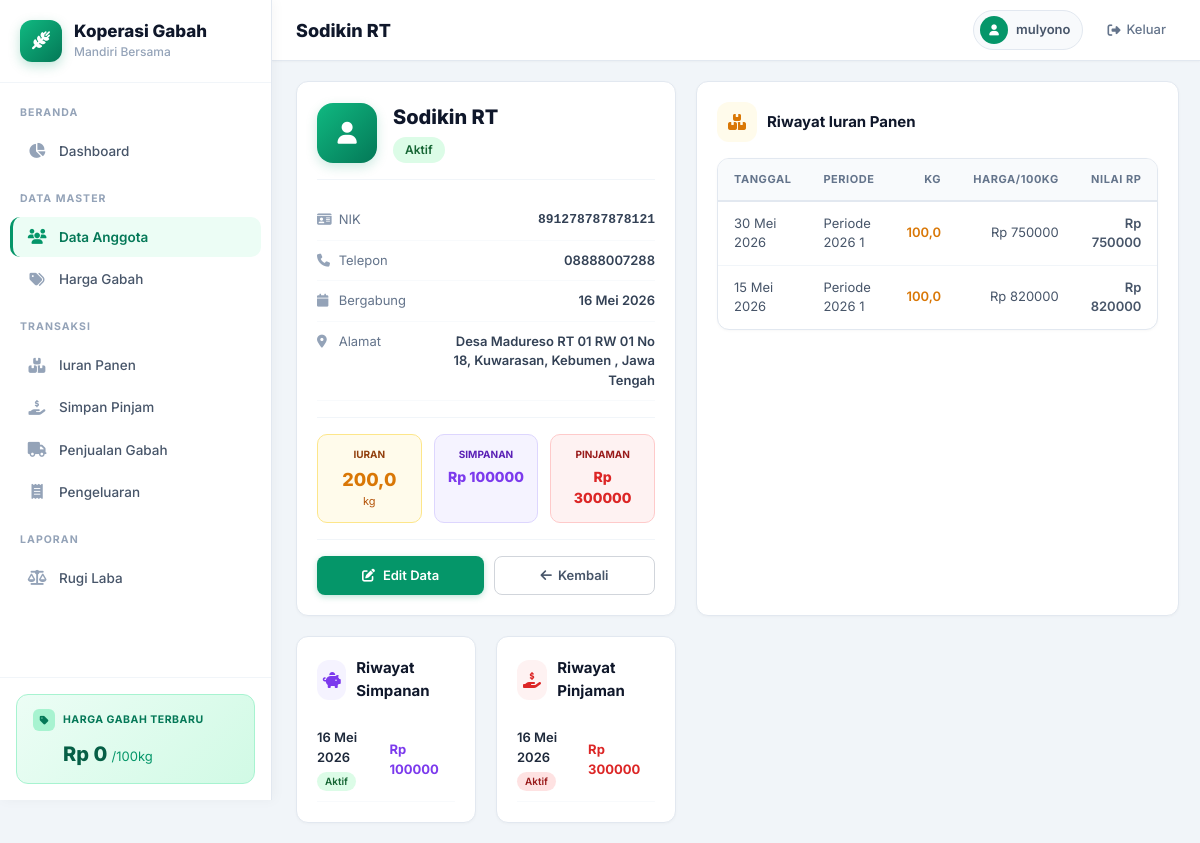
The app's page /anggota/5/ (signed in) with its own data.
### app_gabah/models.py (models this page shows, shortened)
class Anggota(models.Model):
    STATUS_CHOICES = [
        ('aktif', 'Aktif'),
        ('nonaktif', 'Non-Aktif'),
    ]
    nama = models.CharField(max_length=200, verbose_name='Nama Lengkap')
    nik = models.CharField(max_length=20, unique=True, verbose_name='NIK')
    alamat = models.TextField(blank=True, verbose_name='Alamat')
    telepon = models.CharField(max_length=20, blank=True, verbose_name='No. Telepon')
    tanggal_bergabung = models.DateField(auto_now_add=True, verbose_name='Tanggal Bergabung')
    status = models.CharField(max_length=10, choices=STATUS_CHOICES, default='aktif', verbose_name='Status')
    class Meta:
        ordering = ['nama']
        verbose_name = 'Anggota'
        verbose_name_plural = 'Anggota'
    @property
    def total_simpanan(self):
        return self.simpanpinjam_set.filter(
            tipe='simpanan', status='aktif'
        ).aggregate(total=models.Sum('jumlah_rp'))['total'] or 0
    @property
    def total_pinjaman(self):
        return self.simpanpinjam_set.filter(
            tipe='pinjaman', status='aktif'
        ).aggregate(total=models.Sum('jumlah_rp'))['total'] or 0
    @property
    def total_iuran_kg(self):
        return self.iuranpanen_set.aggregate(
            total=models.Sum('jumlah_kg')
        )['total'] or 0

class IuranPanen(models.Model):
    anggota = models.ForeignKey(Anggota, on_delete=models.CASCADE, verbose_name='Anggota')
    periode = models.CharField(max_length=50, verbose_name='Periode')
    jumlah_kg = models.DecimalField(max_digits=10, decimal_places=2, verbose_name='Jumlah (kg)')
    tanggal = models.DateField(verbose_name='Tanggal Iuran')
    harga_per_100kg = models.DecimalField(
        max_digits=12, decimal_places=2, verbose_name='Harga per 100 kg (Rp)'
    )
    nilai_rp = models.DecimalField(
        max_digits=15, decimal_places=2, verbose_name='Nilai (Rp)',
        default=Decimal('0.00'),
        help_text='Otomatis dihitung: (jumlah_kg / 100) x harga_per_100kg'
    )
    keterangan = models.TextField(blank=True, default='', verbose_name='Keterangan')
    class Meta:
        ordering = ['-tanggal']
        verbose_name = 'Iuran Panen Gabah'
        verbose_name_plural = 'Iuran Panen Gabah'

class SimpanPinjam(models.Model):
    TIPE_CHOICES = [
        ('simpanan', 'Simpanan'),
        ('pinjaman', 'Pinjaman'),
    ]
    STATUS_CHOICES = [
        ('aktif', 'Aktif'),
        ('lunas', 'Lunas'),
    ]
    anggota = models.ForeignKey(Anggota, on_delete=models.CASCADE, verbose_name='Anggota')
    tipe = models.CharField(max_length=10, choices=TIPE_CHOICES, verbose_name='Tipe')
    jumlah_rp = models.DecimalField(max_digits=15, decimal_places=2, verbose_name='Jumlah (Rp)')
    bunga_persen = models.DecimalField(
        max_digits=5, decimal_places=2, default=0, verbose_name='Bunga (%)'
    )
    tanggal = models.DateField(verbose_name='Tanggal')
    jatuh_tempo = models.DateField(null=True, blank=True, verbose_name='Jatuh Tempo')
    keterangan = models.TextField(blank=True, verbose_name='Keterangan')
    status = models.CharField(max_length=10, choices=STATUS_CHOICES, default='aktif', verbose_name='Status')
    class Meta:
        ordering = ['-tanggal']
        verbose_name = 'Simpan Pinjam'
        verbose_name_plural = 'Simpan Pinjam'

### app_gabah/views.py (the view)
# urls.py: path('anggota/<int:pk>/', views.anggota_detail, name='anggota_detail'),
@login_required
def anggota_detail(request, pk):
    anggota = get_object_or_404(Anggota, pk=pk)
    return render(request, 'app_gabah/anggota_detail.html', {
        'anggota': anggota,
        'iuran': anggota.iuranpanen_set.order_by('-tanggal'),
        'simp': anggota.simpanpinjam_set.filter(tipe='simpanan').order_by('-tanggal'),
        'pinj': anggota.simpanpinjam_set.filter(tipe='pinjaman').order_by('-tanggal'),
    })

### app_gabah/templates/app_gabah/anggota_detail.html (shortened to what this page needs)
{% extends "app_gabah/base.html" %}
{% block page_title %}{{ anggota.nama }}{% endblock %}
{% block content %}
<div style="display:grid; grid-template-columns:1fr; gap:20px;" class="detail-grid">
    <div class="sc" style="display:flex; flex-direction:column;">
        <div style="display:flex; align-items:center; gap:16px; margin-bottom:20px; padding-bottom:16px; border-bottom:1px solid #f1f5f9;">
            <div style="width:60px; height:60px; background:linear-gradient(135deg,#10b981,#047857); border-radius:16px; display:flex; align-items:center; justify-content:center; box-shadow:0 4px 12px rgba(5,150,105,0.2); flex-shrink:0;">
                <i class="fas fa-user" style="color:#fff; font-size:22px;"></i>
            </div>
            <div style="flex:1;">
                <h3 style="font-size:20px; font-weight:800; color:#0f172a; margin-bottom:4px;">{{ anggota.nama }}</h3>
                <span class="badge {% if anggota.status == 'aktif' %}bg-gr{% else %}bg-rd{% endif %}" style="font-size:12px; padding:4px 12px;">
                    {{ anggota.get_status_display }}
                </span>
            </div>
        </div>
        <div style="display:flex; flex-direction:column; flex:1;">
            <div style="display:flex; justify-content:space-between; padding:10px 0; border-bottom:1px solid #f8fafc;">
                <span style="color:#64748b; font-size:13px;"><i class="fas fa-id-card" style="width:18px; color:#94a3b8;"></i> NIK</span>
                <span style="font-weight:600; font-size:13px; font-family:monospace;">{{ anggota.nik }}</span>
            </div>
            <div style="display:flex; justify-content:space-between; padding:10px 0; border-bottom:1px solid #f8fafc;">
                <span style="color:#64748b; font-size:13px;"><i class="fas fa-phone" style="width:18px; color:#94a3b8;"></i> Telepon</span>
                <span style="font-weight:600; font-size:13px;">{{ anggota.telepon|default:"-" }}</span>
            </div>
            <div style="display:flex; justify-content:space-between; padding:10px 0; border-bottom:1px solid #f8fafc;">
                <span style="color:#64748b; font-size:13px;"><i class="fas fa-calendar" style="width:18px; color:#94a3b8;"></i> Bergabung</span>
                <span style="font-weight:600; font-size:13px;">{{ anggota.tanggal_bergabung|date:"d M Y" }}</span>
            </div>
            <div style="display:flex; justify-content:space-between; padding:10px 0; border-bottom:1px solid #f8fafc; align-items:flex-start;">
                <span style="color:#64748b; font-size:13px; flex-shrink:0;"><i class="fas fa-map-marker-alt" style="width:18px; color:#94a3b8;"></i> Alamat</span>
                <span style="font-weight:600; font-size:13px; text-align:right; max-width:60%;">{{ anggota.alamat|default:"-" }}</span>
            </div>
        </div>
        <div style="display:grid; grid-template-columns:1fr 1fr 1fr; gap:12px; margin-top:16px; padding-top:16px; border-top:1px solid #f1f5f9;">
            <div style="text-align:center; padding:12px; background:#fffbeb; border-radius:10px; border:1px solid #fde68a;">
                <div style="font-size:10px; font-weight:700; color:#92400e; text-transform:uppercase; margin-bottom:4px;">Iuran</div>
                <div style="font-size:18px; font-weight:800; color:#d97706;">{{ anggota.total_iuran_kg|floatformat:1 }}</div>
                <div style="font-size:11px; color:#b45309;">kg</div>
            </div>
            <div style="text-align:center; padding:12px; background:#f5f3ff; border-radius:10px; border:1px solid #ddd6fe;">
                <div style="font-size:10px; font-weight:700; color:#5b21b6; text-transform:uppercase; margin-bottom:4px;">Simpanan</div>
                <div style="font-size:14px; font-weight:800; color:#7c3aed;">Rp {{ anggota.total_simpanan|floatformat:0 }}</div>
            </div>
            <div style="text-align:center; padding:12px; background:#fef2f2; border-radius:10px; border:1px solid #fecaca;">
                <div style="font-size:10px; font-weight:700; color:#991b1b; text-transform:uppercase; margin-bottom:4px;">Pinjaman</div>
                <div style="font-size:14px; font-weight:800; color:#dc2626;">Rp {{ anggota.total_pinjaman|floatformat:0 }}</div>
            </div>
        </div>
        <div style="display:flex; gap:10px; margin-top:16px; padding-top:16px; border-top:1px solid #f1f5f9;">
            <a href="{% url 'anggota_update' anggota.pk %}" class="bp" style="flex:1; justify-content:center; text-align:center;">
                <i class="fas fa-edit"></i> Edit Data
            </a>
            <a href="{% url 'anggota_list' %}" class="bs" style="flex:1; justify-content:center; text-align:center;">
                <i class="fas fa-arrow-left"></i> Kembali
            </a>
        </div>
    </div>
    <div class="sc">
        <div style="display:flex; align-items:center; gap:10px; margin-bottom:16px;">
            <div class="ib ib40 ib-a"><i class="fas fa-boxes-stacked"></i></div>
            <h3 style="font-size:15px; font-weight:700; color:#0f172a;">Riwayat Iuran Panen</h3>
        </div>
        {% if iuran %}
        <div class="tc ox">
            <table>
                <thead><tr>
                    <th>Tanggal</th>
                    <th>Periode</th>
                    <th style="text-align:right;">Kg</th>
                    <th style="text-align:right;">Harga/100kg</th>
                    <th style="text-align:right;">Nilai Rp</th>
                </tr></thead>
                <tbody>
                {% for i in iuran %}
                <tr>
                    <td>{{ i.tanggal|date:"d M Y" }}</td>
                    <td>{{ i.periode }}</td>
                    <td style="text-align:right; font-weight:600; color:#d97706;">{{ i.jumlah_kg|floatformat:1 }}</td>
                    <td style="text-align:right;">Rp {{ i.harga_per_100kg|floatformat:0 }}</td>
                    <td style="text-align:right; font-weight:600;">Rp {{ i.nilai_rp|floatformat:0 }}</td>
                </tr>
                {% endfor %}
                </tbody>
            </table>
        </div>
        {% else %}
        <div style="text-align:center; padding:32px 16px; color:#94a3b8;">
            <i class="fas fa-inbox" style="font-size:28px; color:#e2e8f0; margin-bottom:8px; display:block;"></i>
            <span style="font-size:13px;">Belum ada riwayat iuran</span>
        </div>
        {% endif %}
    </div>
    <div style="display:grid; grid-template-columns:1fr 1fr; gap:20px;" class="sp-grid">
        <div class="sc">
            <div style="display:flex; align-items:center; gap:10px; margin-bottom:16px;">
                <div class="ib ib40 ib-v"><i class="fas fa-piggy-bank"></i></div>
                <h3 style="font-size:15px; font-weight:700; color:#0f172a;">Riwayat Simpanan</h3>
            </div>
            {% if simp %}
                {% for s in simp %}
                <div style="display:flex; justify-content:space-between; align-items:center; padding:10px 0; border-bottom:1px solid #f8fafc;">
                    <div>
                        <div style="font-size:13px; font-weight:600; color:#1e293b;">{{ s.tanggal|date:"d M Y" }}</div>
                        <span class="badge {% if s.status == 'aktif' %}bg-gr{% else %}bg-sl{% endif %}" style="font-size:10px; padding:2px 8px;">{{ s.get_status_display }}</span>
                    </div>
                    <div style="font-size:13px; font-weight:700; color:#7c3aed;">Rp {{ s.jumlah_rp|floatformat:0 }}</div>
                </div>
                {% endfor %}
            {% else %}
            <div style="text-align:center; padding:24px 16px; color:#94a3b8;">
                <i class="fas fa-inbox" style="font-size:24px; color:#e2e8f0; margin-bottom:6px; display:block;"></i>
                <span style="font-size:13px;">Belum ada simpanan</span>
            </div>
            {% endif %}
        </div>
        <div class="sc">
            <div style="display:flex; align-items:center; gap:10px; margin-bottom:16px;">
                <div class="ib ib40 ib-r"><i class="fas fa-hand-holding-dollar"></i></div>
                <h3 style="font-size:15px; font-weight:700; color:#0f172a;">Riwayat Pinjaman</h3>
            </div>
            {% if pinj %}
                {% for p in pinj %}
                <div style="display:flex; justify-content:space-between; align-items:center; padding:10px 0; border-bottom:1px solid #f8fafc;">
                    <div>
                        <div style="font-size:13px; font-weight:600; color:#1e293b;">{{ p.tanggal|date:"d M Y" }}</div>
                        <span class="badge {% if p.status == 'aktif' %}bg-rd{% else %}bg-gr{% endif %}" style="font-size:10px; padding:2px 8px;">{{ p.get_status_display }}</span>
                    </div>
                    <div style="font-size:13px; font-weight:700; color:#dc2626;">Rp {{ p.jumlah_rp|floatformat:0 }}</div>
                </div>
                {% endfor %}
            {% else %}
            <div style="text-align:center; padding:24px 16px; color:#94a3b8;">
                <i class="fas fa-inbox" style="font-size:24px; color:#e2e8f0; margin-bottom:6px; display:block;"></i>
                <span style="font-size:13px;">Belum ada pinjaman</span>
            </div>
            {% endif %}
        </div>
    </div>
</div>
{% endblock %}

### app_gabah/templates/app_gabah/base.html (shortened to what this page needs)
{% load static %}
<!DOCTYPE html>
<html lang="id">
<head>
    <link rel="stylesheet" href="https://cdnjs.cloudflare.com/ajax/libs/font-awesome/6.5.1/css/all.min.css">
</head>
<body>
    <aside id="sidebar" class="sidebar">
        <div class="sb-logo">
            <div class="sb-logo-icon"><i class="fas fa-wheat-awn"></i></div>
            <div><h1>Koperasi Gabah</h1><p>Mandiri Bersama</p></div>
        </div>
        <nav class="sb-nav">
            {% url 'dashboard' as u1 %}
            {% url 'anggota_list' as u2 %}
            {% url 'iuran_list' as u3 %}
            {% url 'sp_list' as u4 %}
            {% url 'penjualan_list' as u5 %}
            {% url 'harga_list' as u6 %}
            {% url 'pengeluaran_list' as u7 %}
            {% url 'rugi_laba' as u8 %}
            <div class="sb-section">Beranda</div>
            <a href="{{ u1 }}" class="sb-link {% if request.path == u1 %}act{% endif %}"><i class="fas fa-chart-pie"></i>Dashboard</a>
            <div class="sb-section">Data Master</div>
            <a href="{{ u2 }}" class="sb-link {% if u2 in request.path %}act{% endif %}"><i class="fas fa-users"></i>Data Anggota</a>
            <a href="{{ u6 }}" class="sb-link {% if u6 in request.path %}act{% endif %}"><i class="fas fa-tags"></i>Harga Gabah</a>
            <div class="sb-section">Transaksi</div>
            <a href="{{ u3 }}" class="sb-link {% if u3 in request.path %}act{% endif %}"><i class="fas fa-boxes-stacked"></i>Iuran Panen</a>
            <a href="{{ u4 }}" class="sb-link {% if u4 in request.path %}act{% endif %}"><i class="fas fa-hand-holding-dollar"></i>Simpan Pinjam</a>
            <a href="{{ u5 }}" class="sb-link {% if u5 in request.path %}act{% endif %}"><i class="fas fa-truck"></i>Penjualan Gabah</a>
            <a href="{{ u7 }}" class="sb-link {% if u7 in request.path %}act{% endif %}"><i class="fas fa-receipt"></i>Pengeluaran</a>
            <div class="sb-section">Laporan</div>
            <a href="{{ u8 }}" class="sb-link {% if request.path == u8 %}act{% endif %}"><i class="fas fa-scale-balanced"></i>Rugi Laba</a>
        </nav>
        <div class="sb-widget">
            <div class="sb-widget-card">
                <div class="sw-label"><div class="sw-icon"><i class="fas fa-tag"></i></div><span>Harga Gabah Terbaru</span></div>
                <div class="sw-val">Rp {{ harga_terbaru|default:"0"|floatformat:0 }} <small>/100kg</small></div>
            </div>
        </div>
    </aside>
    <div class="main-area">
        <header class="topbar">
            <div class="topbar-left">
                <h2>{% block page_title %}Dashboard{% endblock %}</h2>
            </div>
            <div class="topbar-right">
                <div class="user-badge"><div class="av"><i class="fas fa-user"></i></div><span>{{ user.username }}</span></div>
                <a href="{% url 'logout' %}" class="logout-btn"><i class="fas fa-sign-out-alt"></i><span>Keluar</span></a>
            </div>
        </header>
        <main class="content">
            {% block content %}{% endblock %}
        </main>
    </div>
</body>
</html>

### app_gabah/templates/app_gabah/anggota_detail.html (style rules this page uses)
@media (min-width:1024px) { .detail-grid { grid-template-columns: 380px 1fr !important; } }

### records on screen
Anggota: nama "Sodikin RT", status "Aktif", nik "891278787878121", telepon "08888007288", tanggal_bergabung "16 Mei 2026", alamat "Desa Madureso RT 01 RW 01 No 18, Kuwarasan, Kebumen , Jawa Tengah", total_iuran_kg "200,0", total_simpanan "100000", total_pinjaman "300000"
IuranPanen: tanggal "30 Mei 2026", periode "Periode 2026 1", jumlah_kg "100,0", harga_per_100kg "750000", nilai_rp "750000"
IuranPanen: tanggal "15 Mei 2026", periode "Periode 2026 1", jumlah_kg "100,0", harga_per_100kg "820000", nilai_rp "820000"
SimpanPinjam: tanggal "16 Mei 2026", status "Aktif", jumlah_rp "100000"
SimpanPinjam: tanggal "16 Mei 2026", status "Aktif", jumlah_rp "300000"

### other values on screen
{{ harga_terbaru|default:"0"|floatformat:0 }} "0"
{{ user.username }} "mulyono"
